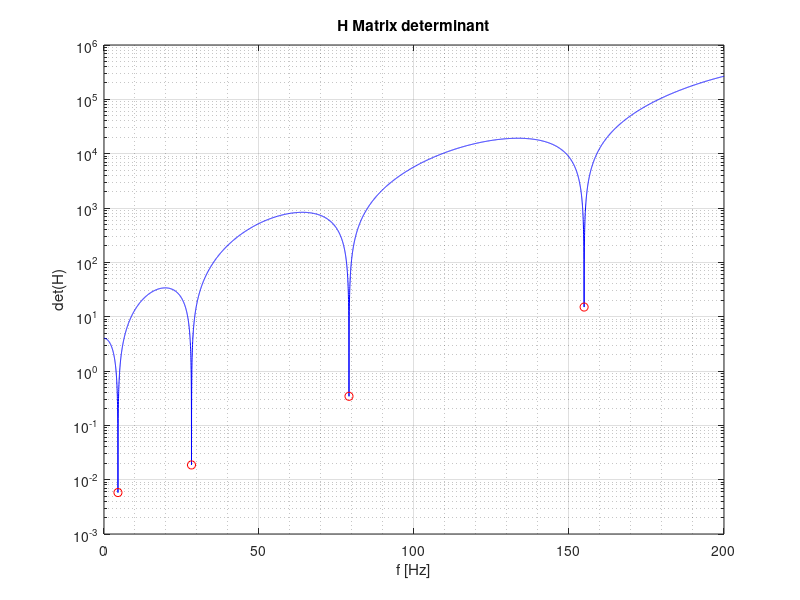
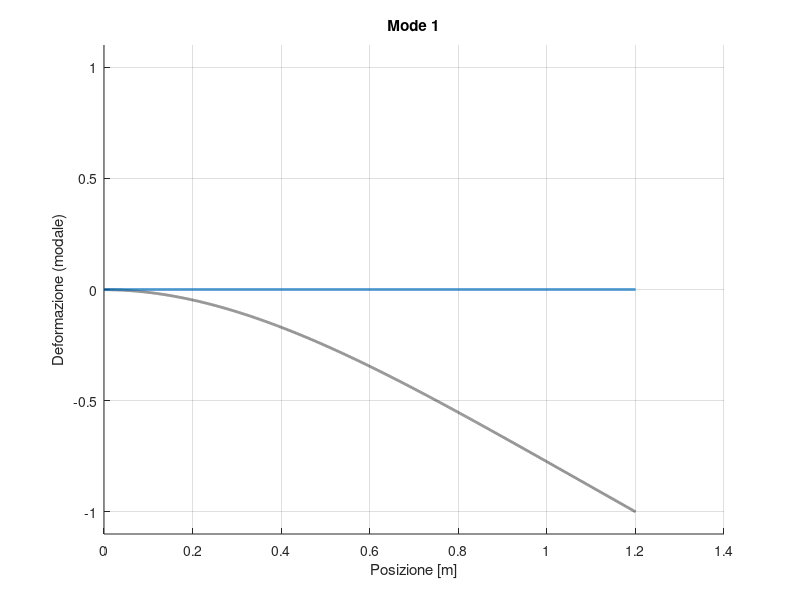

MATLAB code to generate these figures, in order: (Note: this script raises an error after producing the figures.)
clear all
close all
clc

%% BEAM 
%% Definition of the mechanical properties of the system

h = 0.008;               % thickness [m]
b = 0.04;                % width [m]
rho = 2700;             % density [kg/^3]
L = 1.2;                % beam length [m]  
E = 68e9;               % Young Modulus [Pa]
J = b*h^3/12;           % Inertia moment [m^4]
V = L*b*h;              % volume [m^3]
M = rho*V;
m = M/L; % mass [Kg]
xsi = 0.01;             % smorzamento adimensionale

% Setting the frequency range
fmax = 200;                        %[Hz]
% resolutions
n_points = 10000; 
% create frequency vectors
freq=linspace(0,fmax,n_points);    % [Hz]
omega=2*pi*freq;                   %[rad/s]


%% Calculation
% Building the matrix of the coefficients from the BCs for a cantilever
% beam
H=@(omega) [            1                                       0                                           1                                           0    ;
                        0                                       1                                           0                                           1    ;
              -cos(L*(m*omega^2/(E*J))^(1/4))        -sin(L*(m*omega^2/(E*J))^(1/4))            cosh(L*(m*omega^2/(E*J))^(1/4))             sinh(L*(m*omega^2/(E*J))^(1/4));
              sin(L*(m*omega^2/(E*J))^(1/4))         -cos(L*(m*omega^2/(E*J))^(1/4))            sinh(L*(m*omega^2/(E*J))^(1/4))             cosh(L*(m*omega^2/(E*J))^(1/4));];

% inizializzo il vettore dove inserirò il valore del determinante
dets = zeros(length(omega),1);
% calculate H matrix determinant in the frequency range
for i=1:length(omega)
    dets(i)=det(H(omega(i)));
end

% plot determinant
figure, box on
semilogy(freq,abs(dets),'-b')
hold on;
grid on;
grid minor;
ylabel('det(H)');
xlabel('f [Hz]');
title("H Matrix determinant")


%% Imposing that the determinant is null
% inizializzo il vettore dove metto gli indici per cui si annulla il
% determinate (frequenze proprie)
i_nat=[];
% trovo i minimi locali del determinante e salvo gli indici in i_nat
for i=2:length(dets)-1
    if abs(dets(i)) < abs(dets(i-1)) && abs(dets(i)) < abs(dets(i+1))
        i_nat(end+1)=i;
    end
end
% stampo a schermo le frequenze proprie
fprintf('Natural frequencies [Hz]:\n ');
disp(freq(i_nat));
% aggiungo nel plot precedente dei pallini dove ho le frequenze proprie
plot(freq(i_nat),abs(dets(i_nat)),'or')

%% Solving the reduced system
% Ora sappiamo i valori di omega (frequenze proprie) per cui il sistema è singolare, 
% quindi possiamo risolvere il sistema ridotto per trovare i modi.

% inizializzo la matrice dove in ogni colonna metterò i modi per diverse
% frequenze proprie
X_hat = zeros(4, length(i_nat)); 

% Salvo i valori dei coefficienti quando omega è pari alla frequenza
% propria (in pratica salvo i modi) nella matrice C_hat
for i_mode = 1:length(i_nat)
    % trovo omega0 (frequenza propria)
    omega_i = omega(i_nat(i_mode));
    
    % calcolo la matrice H quando omega = omega_i (frequenza propria)
    Hi = H(omega_i);
    
    % estraggo la parte ridotta della matrice Hi (2:4, 2:4)
    Hi_hat = Hi(2:4, 2:4);  % 3x3 matrix
    Ni_hat = Hi(2:4, 1);    % 3x1 vector
    
    % Risolvo il sistema Hi_hat * Xi_hat = -Ni_hat
    % Trovo il vettore del modo di vibrare e lo aggiungo nella matrce dei modi
    X_hat(:, i_mode) = [1; -Hi_hat\Ni_hat];  % Il primo componente è 1 e gli altri sono risolti
    
end

%% Modal shapes computation
% Distretizzo l'asse della lunghezza della trave
x = linspace(0, L, n_points);  % vettore di lunghezza della trave
dx = x(2);  % distanza fra i punti

% Calcolo dei modi per ogni frequenza propria
modes_shapes = zeros(length(i_nat), length(x));  % inizializzo la matrice dei modi

for i_mode = 1:length(i_nat)
    omega_i = omega(i_nat(i_mode));  % Frequenza propria
    gamma_i = (L * m * omega_i^2 / (E * J))^(1/4);  % parametro di vibrazione gamma_i
    
    % Calcolo del modo di vibrazione per ogni punto dell'asse x
    modes_shapes(i_mode, :) = X_hat(1, i_mode) * cos(gamma_i * x) ...
                    + X_hat(2, i_mode) * sin(gamma_i * x) ...
                    + X_hat(3, i_mode) * cosh(gamma_i * x) ...
                    + X_hat(4, i_mode) * sinh(gamma_i * x);
end

% Normalizzo i modi per far sì che il massimo valore sia 1
normaliz = max(abs(modes_shapes), [], 2);  % Normalizzo per ciascun modo (per ogni riga)
modes_shapes = modes_shapes ./ normaliz;  % Normalizzazione dei modi

% Se vuoi normalizzare ogni modo separatamente per avere il primo valore pari a 1:
% phi = phi ./ phi(:,1);  % Normalizza ogni modo rispetto al primo valore



% Animation
mode = 1;

colors_p = lines(length(i_nat));  % palette colori

figure('Position', [100, 100, 1200, 500]); hold on; grid on;
title(['Mode ', num2str(mode)])
plot(x, modes_shapes(mode,:), ':k', 'LineWidth', 2)
h1 = plot(x, zeros(size(x)), 'LineWidth', 2, 'color', colors_p(mode, :));
xlabel('Posizione [m]')
ylabel('Deformazione (modale)')
ylim([-1, 1] * max(abs(modes_shapes(mode,:))) * 1.1)

% Parametri dell’animazione
T = 1 / freq(i_nat(mode));     % Periodo reale della frequenza naturale
n_cycles = 4;               % Numero di cicli da animare
n_frames = 1000;             % Numero di frame totali

t = linspace(0, n_cycles*T, n_frames);  % tempo continuo

for k = 1:length(t)
    if ishandle(h1)
        w1 = modes_shapes(mode,:) * cos(2*pi*freq(i_nat(mode)) * t(k));  % uso 2πf per l'argomento del coseno
        h1.YData = w1;
        pause(T/n_frames);
    else
        return
    end
end




%% Transfer Function

% posizioni acceleroemtri
xj = [0.3, 0.6, 0.9, 1.2]; %[m]
% posizione martellata
xk = 1.2; %[m]

% inizializzo la matrice da esportare
frf = zeros(length(freq),length(xj));

for ii = 1: length(xj)
    % Trova l'indice di xj nel vettore x
    [~, pos_xj] = min(abs(x - xj(ii)));
    
    % Trova l'indice di xk nel vettore x
    [~, pos_xk] = min(abs(x - xk));
    
    % modal mass vector initialization
    modal_mass = zeros(1,length(i_nat));
    
    % modal mass calculation for every mode
    for i = 1:length(i_nat)
        modal_mass(i,1) = m * trapz(x,modes_shapes(i,:).^2);
    end
    
    
    % transfer function initialization
    FRF = zeros(1,length(omega));
    
    % transfer function calculation
    for k = 1:length(omega)
        FRF(k) = 0; % inizializza a zero
        for i = 1:length(i_nat)
            FRF(k) = FRF(k) + ( ( modes_shapes(i,pos_xj) * modes_shapes(i,pos_xk) ) / modal_mass(i) ) / ...
                         ( -omega(k)^2 + 2i * xsi * omega(k) * omega(i_nat(i)) + omega(i_nat(i))^2 );
        end
    end

    % salvo la FRF nella matrice da esoportare
    frf(:,ii) = FRF';
    
    % % transfer function calculation for single unit impulse force
    % for i = 1:length(i_nat)
    %     num = modes_shapes(i, pos_xj) * modes_shapes(i, pos_xk);
    %     den = -omega.^2 + 2i * xsi * omega * omega(i_nat(i)) + omega(i_nat(i))^2;
    %     FRF = FRF + (num / modal_mass(i)) ./ den;
    % end
    
    % %% FRF plot 
    % % Calcolo ampiezza e fase della FRF
    % FRF_amp = abs(FRF);             % modulo
    % FRF_phase = angle(FRF);         % fase in radianti
    % 
    % % Crea la figura con due subplot
    % figure;
    % 
    % % ---- Ampiezza (semilogaritmica) ----
    % subplot(2,1,1);
    % semilogy(f, FRF_amp, 'b', 'LineWidth', 2);
    % grid on;
    % xlabel('Frequenza [Hz]');
    % ylabel('|G(j\omega)|');
    % title('Funzione di Trasferimento - Ampiezza');
    % xlim([0 max(f)]);
    % 
    % % ---- Fase ----
    % subplot(2,1,2);
    % plot(f, FRF_phase, 'r', 'LineWidth', 2);
    % grid on;
    % xlabel('Frequenza [Hz]');
    % ylabel('Fase [rad]');
    % title('Funzione di Trasferimento - Fase');
    % xlim([0 max(f)]);
    
end

% Crea la cartella "Results" se non esiste
output_folder = 'Results\Beam Optimized\';
if ~exist(output_folder, 'dir')
    mkdir(output_folder);
end

% Crea un suffisso col valore della martellata (xk), ad esempio "xk_1.2m"
suffix = sprintf('xk_%.2fm', xk);

% Percorso completo del file .mat con nome dinamico
mat_path = fullfile(output_folder, ['FRF_export_' suffix '.mat']);

% Salva il file
save(mat_path, 'freq', 'frf');

% Messaggio di conferma
disp(['FRF esportata in: ', mat_path]);

